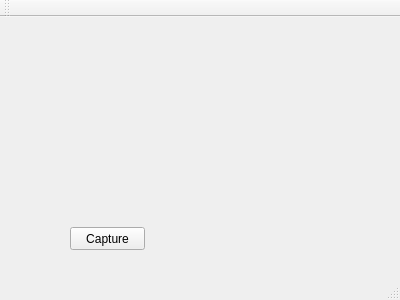
<?xml version="1.0" encoding="UTF-8"?>
<ui version="4.0">
 <class>MainWindow</class>
 <widget class="QMainWindow" name="MainWindow">
  <property name="geometry">
   <rect>
    <x>0</x>
    <y>0</y>
    <width>400</width>
    <height>300</height>
   </rect>
  </property>
  <property name="windowTitle">
   <string>MainWindow</string>
  </property>
  <widget class="QWidget" name="centralWidget">
   <widget class="QPushButton" name="pushButtonCapture">
    <property name="geometry">
     <rect>
      <x>70</x>
      <y>210</y>
      <width>75</width>
      <height>23</height>
     </rect>
    </property>
    <property name="text">
     <string>Capture</string>
    </property>
   </widget>
  </widget>
  <widget class="QMenuBar" name="menuBar">
   <property name="geometry">
    <rect>
     <x>0</x>
     <y>0</y>
     <width>400</width>
     <height>21</height>
    </rect>
   </property>
  </widget>
  <widget class="QToolBar" name="mainToolBar">
   <attribute name="toolBarArea">
    <enum>TopToolBarArea</enum>
   </attribute>
   <attribute name="toolBarBreak">
    <bool>false</bool>
   </attribute>
  </widget>
  <widget class="QStatusBar" name="statusBar"/>
 </widget>
 <layoutdefault spacing="6" margin="11"/>
 <resources/>
 <connections/>
</ui>
